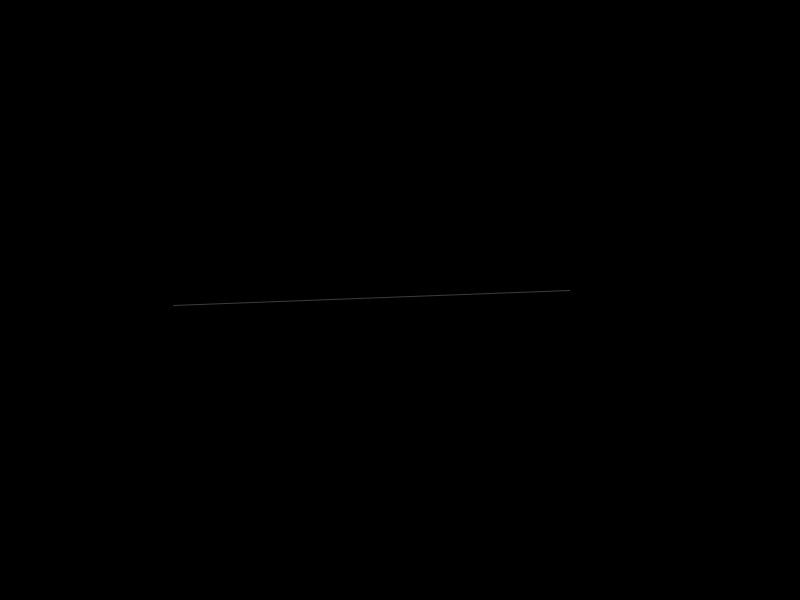
Frame 1 (no input)
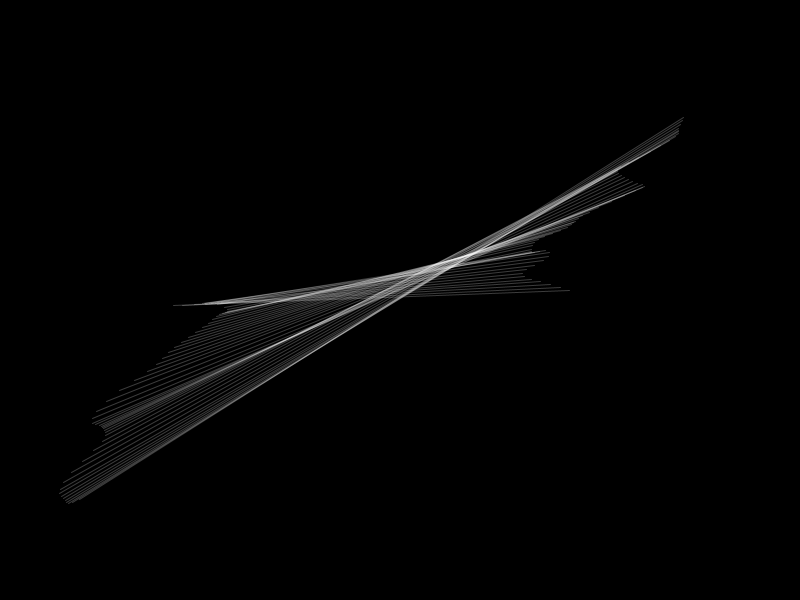
Frame 60 (the mouse pressed at the canvas centre just before this capture)
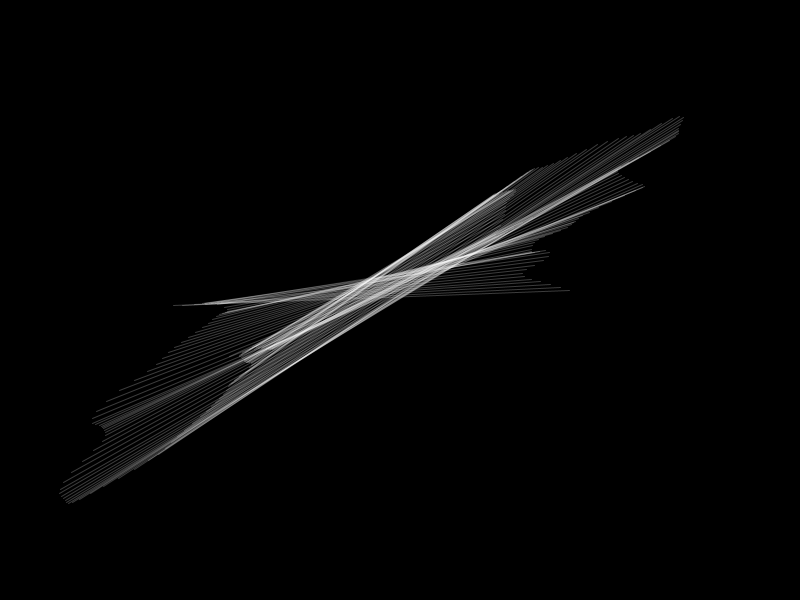
Frame 120 (the mouse held since frame 60 and released just before this capture)

The Processing sketch that drew these frames (run headless with seeded random() and noise(); from frame 60 on, the mouse is pressed at the canvas centre):

// Processing sketch: Wave_clock
// ── Wave_clock.pde
//================================= global vars
 
int _num = 10;   
float _angnoise, _radiusnoise;
float _xnoise, _ynoise;
float _angle = -PI/2;
float _radius = 100;
float _strokeCol = 254;
int _strokeChange = -1;
 
 
//================================= init
 
void setup() {
  size(800, 600);
  smooth();
  background(0);
  frameRate(30);
   

   
  _angnoise = random(10);
  _radiusnoise = random(10);
  _xnoise = random(10);
  _ynoise = random(10);
 
  
}
 
void clearBackground() {
  background(0);
}
 
//================================= frame loop
 
void draw() {
   
  _radiusnoise += 0.025;
  _radius = (noise(_radiusnoise) * 550) +1;
   
  _angnoise += 0.005;
  _angle += (noise(_angnoise) * 6) - 3;
  if (_angle > 360) { _angle -= 360; }
  if (_angle < 0) { _angle += 360; }
   
  // wobble centre
  _xnoise += 0.03;
  _ynoise += 0.03;
  
  float centerX = width/2 + (noise(_xnoise) * 100) - 50;
  float centerY = height/2 + (noise(_ynoise) * 100) - 50;



float rad=radians (_angle);
float x1= centerX+(_radius*cos(rad));
float y1 =centerY +(_radius*sin(rad));

float opprad =rad+PI;
float x2=centerX+(_radius*cos(opprad));
float y2 =centerY +(_radius*sin(opprad));


_strokeCol+=_strokeChange;
if(_strokeCol>254){_strokeChange =-1;}
if(_strokeCol<254){_strokeChange =1;}
stroke(_strokeCol,60);
strokeWeight(1);
line(x1,y1,x2,y2);


}
